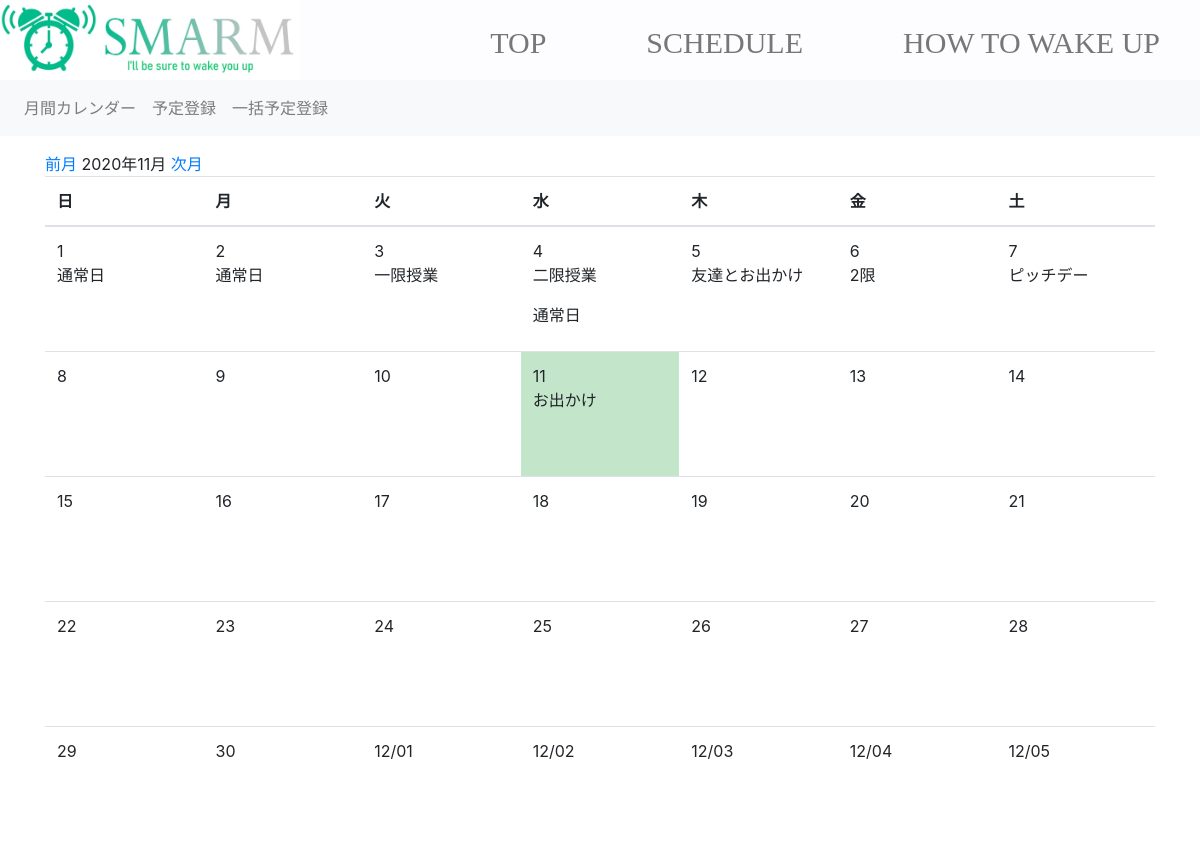
Page /schedule/month_with_schedule/ on the committed database.
### wakeup/models.py (models this page shows, shortened)
class Schedule(models.Model):
    summary = models.CharField('Schedule', max_length=50)
    start_time = models.TimeField('Alarm', default=datetime.time(7, 0, 0))
    end_time = models.TimeField('WakeUp', blank=True, null=True)
    date = models.DateField('日付')
    created_at = models.DateTimeField('作成日', default=timezone.now)

### wakeup/views.py (the view)
class MonthWithScheduleCalendar(mixins.MonthWithScheduleMixin, generic.TemplateView):
    template_name = 'wakeup/month_with_schedule.html'
    model = Schedule
    date_field = 'date'
    def get_context_data(self, **kwargs):
        context = super().get_context_data(**kwargs)
        calendar_context = self.get_month_calendar()
        context.update(calendar_context)
        return context

### wakeup/mixins.py (called while the page is built)
    def setup_calendar(self):
        self._calendar = calendar.Calendar(self.first_weekday)

    def get_week_names(self):
        week_names = deque(self.week_names)
        week_names.rotate(-self.first_weekday)  # リスト内の要素を右に1つずつ移動...なんてときは、dequeを使うと中々面白いです
        return week_names

    def get_previous_month(self, date):
        if date.month == 1:
            return date.replace(year=date.year-1, month=12, day=1)
        else:
            return date.replace(month=date.month-1, day=1)

    def get_next_month(self, date):
        if date.month == 12:
            return date.replace(year=date.year+1, month=1, day=1)
        else:
            return date.replace(month=date.month+1, day=1)

    def get_month_days(self, date):
        return self._calendar.monthdatescalendar(date.year, date.month)

    def get_current_month(self):
        month = self.kwargs.get('month')
        year = self.kwargs.get('year')
        if month and year:
            month = datetime.date(year=int(year), month=int(month), day=1)
        else:
            month = datetime.date.today().replace(day=1)
        return month

    def get_month_calendar(self):
        self.setup_calendar()
        current_month = self.get_current_month()
        calendar_data = {
            'now': datetime.date.today(),
            'month_days': self.get_month_days(current_month),
            'month_current': current_month,
            'month_previous': self.get_previous_month(current_month),
            'month_next': self.get_next_month(current_month),
            'week_names': self.get_week_names(),
        }
        return calendar_data

    def get_month_schedules(self, start, end, days):
        lookup = {
            '{}__range'.format(self.date_field): (start, end)
        }
        queryset = self.model.objects.filter(**lookup)
        day_schedules = {day: [] for week in days for day in week}
        for schedule in queryset:
            schedule_date = getattr(schedule, self.date_field)
            day_schedules[schedule_date].append(schedule)
        size = len(day_schedules)
        return [{key: day_schedules[key] for key in itertools.islice(day_schedules, i, i+7)} for i in range(0, size, 7)]

### wakeup/templates/wakeup/month_with_schedule.html (shortened to what this page needs)
{% extends 'wakeup/schedule_base.html' %}
{% load static %}
{% block content %}
    <link rel="stylesheet" href="{% static 'css/month_with_schedule.css' %}">
    <a href="{% url 'wakeup:month_with_schedule' month_previous.year month_previous.month %}">前月</a>
    {{ month_current | date:"Y年m月" }}
    <a href="{% url 'wakeup:month_with_schedule' month_next.year month_next.month %}">次月</a>
    <table class="table">
        <thead>
        <tr>
            {% for w in week_names %}
                <th>{{ w }}</th>
            {% endfor %}
        </tr>
        </thead>
        <tbody>
        {% for week_day_schedles in month_day_schedules %}
            <tr>
                {% for day, schedules in week_day_schedles.items %}
                    {% if now == day %}
                        <td class="table-success">
                            {% else %}
                        <td>
                    {% endif %}
                <div>
                    {% if month_current.month != day.month %}
                        {{ day | date:"m/d" }}
                    {% else %}
                        {{ day.day }}
                    {% endif %}
                    {% for schedule in schedules %}
                        <p>{{ schedule.summary }}</p>
                    {% endfor %}
                </div>
                </td>
                {% endfor %}
            </tr>
        {% endfor %}
        </tbody>
    </table>
{% endblock %}

### wakeup/templates/wakeup/schedule_base.html (shortened to what this page needs)
{% extends 'wakeup/base.html' %}
{% load static %}
{% block import_css %}
<link rel="stylesheet" href="https://stackpath.bootstrapcdn.com/bootstrap/4.2.1/css/bootstrap.min.css"
>
<link rel="stylesheet" href="{% static 'css/schedule_base.css' %}">
{% endblock %}
{%block all_content %}
<nav class="navbar navbar-expand-lg navbar-light bg-light">
  <div class="collapse navbar-collapse" id="navbarSupportedContent">
    <ul class="navbar-nav mr-auto">
      <li class="nav-item">
        <a class="nav-link" href="{% url 'wakeup:month_with_schedule' %}">月間カレンダー</a>
      </li>
      <li class="nav-item">
        <a class="nav-link" href="{% url 'wakeup:mycalendar' %}">予定登録</a>
      </li>
      <li class="nav-item">
        <a class="nav-link" href="{% url 'wakeup:month_with_forms' %}">一括予定登録</a>
      </li>
    </ul>
  </div>
</nav>
<div class="container mt-3">
    {% block content %}{% endblock %}
</div>
{% endblock %}

### wakeup/templates/wakeup/base.html (shortened to what this page needs)
{% load static %}
<!DOCTYPE html>
<html lang="ja">
<head>
  <link rel="stylesheet" href="{% static 'css/base.css' %}">
  {% block import_css %}{% endblock %}
</head>
<body>
  <header class="site-header">
    <h1 class="site-logo"><a href="{% url 'wakeup:top' %}" id="logo_id"><img src="{% static 'img/logo.jpg' %}" alt="WAKEUPLOGO"></a></h1>
    <nav class="gnav">
      <ul class="gnav__menu">
        <div class="gnav__menu__item"><a href="{% url 'wakeup:top' %}" id="top_id">TOP</a></div>
        <div class="gnav__menu__item"><a href="{% url 'wakeup:month_with_schedule' %}" id="schedule_id">SCHEDULE</a></div>
        <div class="gnav__menu__item"><a href="{% url 'wakeup:howto' %}" id="options_id">HOW TO WAKE UP</a></div>
      </ul>
    </nav>
  </header>
{% block all_content %}{% endblock %}
</body>
</html>

### wakeup/static/css/base.css (style rules this page uses)
* { margin: 0px; padding: 0px; }
body { background: #fff; }
header { background: #81bcd8; height: 80px; position: fixed; top: 0px; z-index: 100; }
.site-header { background: #fdfdff; display: flex; justify-content: space-between; width: 100%; }
.site-logo img { height: 80px; padding: 0px 0px; margin-top: 0px; margin-bottom: 0px; padding-bottom: 0px; padding-right: 0px; width: auto; }
.gnav__menu { padding-left: 0px; padding-top: 20px; padding-right: 20px; padding-bottom: 0px; display: flex; }
.gnav__menu__item { margin-left: 80px; margin-right: 20px; }
#top_id,#schedule_id, #options_id { color: #777777; font-family:'Gautami'; font-size: 30px; text-decoration: none; white-space: nowrap; }
#top_id { padding-left: 250px; }
a#logo_id { position: absolute; top: 0px; height: 80px; }

### wakeup/static/css/schedule_base.css (style rules this page uses)
* { margin: 0px; padding: 0px; }
#navbarSupportedContent { padding-top: 80px; }

### wakeup/templates/wakeup/month_with_schedule.html (style rules this page uses)
table { table-layout: fixed; }
td > div { height: 100px; overflow: hidden; white-space: nowrap; }

### rows in the picture
Schedule: day "1", summary "通常日"
Schedule: day "2", summary "通常日"
Schedule: day "3", summary "一限授業"
Schedule: day "4", summary "二限授業"
Schedule: summary "通常日"
Schedule: day "5", summary "友達とお出かけ"
Schedule: day "6", summary "2限"
Schedule: day "7", summary "ピッチデー"
Schedule: day "11", summary "お出かけ"

### other values in the picture
{{ month_current | date:"Y年m月" }} "2020年11月"
{{ w }} "日" "月" "火" "水" "木" "金" "土"
{{ day.day }} "8" "9" "10" "12" "13" "14" "15" "16" "17" "18" "19" "20" "21" "22" "23" "24" "25" "26" "27" "28" "29" "30"
{{ day | date:"m/d" }} "12/01" "12/02" "12/03" "12/04" "12/05"
